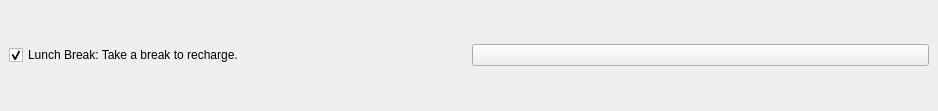
<?xml version="1.0" encoding="UTF-8"?>
<ui version="4.0">
 <class>Form</class>
 <widget class="QWidget" name="Form">
  <property name="geometry">
   <rect>
    <x>0</x>
    <y>0</y>
    <width>938</width>
    <height>111</height>
   </rect>
  </property>
  <property name="windowTitle">
   <string>Form</string>
  </property>
  <property name="styleSheet">
   <string notr="true"/>
  </property>
  <layout class="QGridLayout" name="gridLayout">
   <property name="leftMargin">
    <number>0</number>
   </property>
   <property name="topMargin">
    <number>0</number>
   </property>
   <property name="rightMargin">
    <number>0</number>
   </property>
   <property name="bottomMargin">
    <number>0</number>
   </property>
   <property name="spacing">
    <number>0</number>
   </property>
   <item row="0" column="0">
    <widget class="QWidget" name="widget_3" native="true">
     <property name="styleSheet">
      <string notr="true"/>
     </property>
     <layout class="QHBoxLayout" name="horizontalLayout_5">
      <item>
       <widget class="QCheckBox" name="checkBox_3">
        <property name="styleSheet">
         <string notr="true"/>
        </property>
        <property name="text">
         <string>Lunch Break: Take a break to recharge.</string>
        </property>
        <property name="checked">
         <bool>true</bool>
        </property>
       </widget>
      </item>
      <item>
       <widget class="QPushButton" name="pushButton_4">
        <property name="styleSheet">
         <string notr="true"/>
        </property>
        <property name="text">
         <string/>
        </property>
        <property name="icon">
         <iconset>
          <normaloff>../static/icons/close.svg</normaloff>../static/icons/close.svg</iconset>
        </property>
        <property name="iconSize">
         <size>
          <width>20</width>
          <height>20</height>
         </size>
        </property>
        <property name="class" stdset="0">
         <string>remove</string>
        </property>
       </widget>
      </item>
     </layout>
    </widget>
   </item>
  </layout>
 </widget>
 <resources/>
 <connections/>
</ui>
